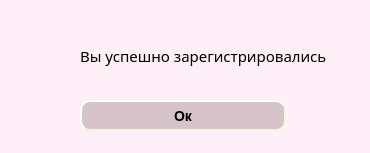
<?xml version="1.0" encoding="UTF-8"?>
<ui version="4.0">
 <class>WrongWindow</class>
 <widget class="QWidget" name="WrongWindow">
  <property name="geometry">
   <rect>
    <x>0</x>
    <y>0</y>
    <width>370</width>
    <height>153</height>
   </rect>
  </property>
  <property name="windowTitle">
   <string>Внимание!</string>
  </property>
  <property name="styleSheet">
   <string notr="true">QObject  {
	
	font: 63 11pt &quot;Yu Gothic UI Semibold&quot;;
	background-color: rgb(255, 240, 247);
}
QPushButton {
background-color: rgb(214, 196, 202);
    border-style: outset;
    border-width: 2px;
    border-radius: 10px;
    border-color: beige;
    font: bold 14px;
    min-width: 10em;
    padding: 6px;
}
QPushButton:pressed {
   
	background-color: rgb(100, 102, 115);
    border-style: inset;
}
</string>
  </property>
  <widget class="QLabel" name="wrong_label">
   <property name="geometry">
    <rect>
     <x>80</x>
     <y>30</y>
     <width>261</width>
     <height>51</height>
    </rect>
   </property>
   <property name="font">
    <font>
     <family>Yu Gothic UI Semibold</family>
     <pointsize>11</pointsize>
     <weight>7</weight>
     <italic>false</italic>
     <bold>false</bold>
    </font>
   </property>
   <property name="text">
    <string>Вы успешно зарегистрировались</string>
   </property>
  </widget>
  <widget class="QPushButton" name="okBtn">
   <property name="geometry">
    <rect>
     <x>80</x>
     <y>100</y>
     <width>206</width>
     <height>31</height>
    </rect>
   </property>
   <property name="text">
    <string>Ок</string>
   </property>
  </widget>
 </widget>
 <resources/>
 <connections/>
</ui>
